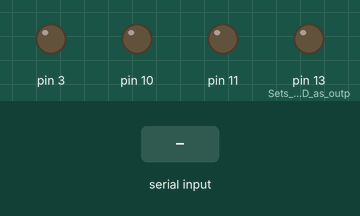
Recording of a sketch running on a simulated Arduino Uno, built with avr-gcc and run on an emulated ATmega328P. Parts: output pins drawn as LEDs (lit = HIGH). Dashed ring = blinking. Inputs (shaded band) come from the test bench.

Above: at 1.2 s.
1.3 s: "1" received over Serial
At 2.8 s:
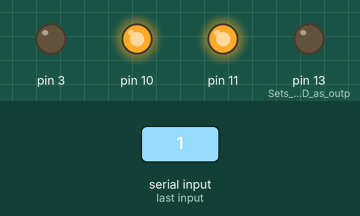
3.1 s: "0" received over Serial
At 4.2 s:
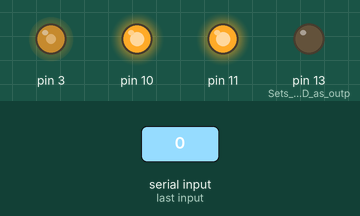
4.9 s: "2" received over Serial
At 5.6 s:
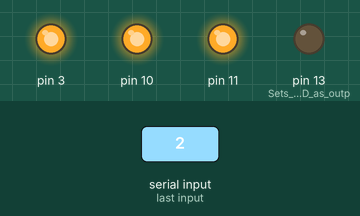
6.7 s: "1" received over Serial
At 6.85 s:
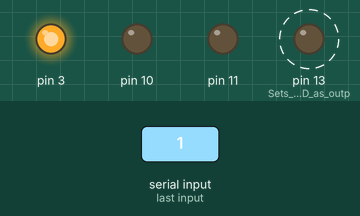
Timing chart, 0 to 9.5 s (numbered marks = the images above; inputs shaded):
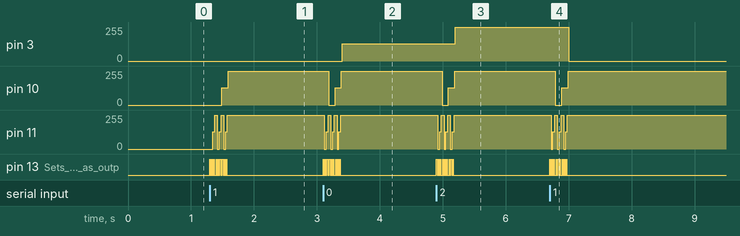

Measured:
- after the input at 1.3 s, pin 10: 0/255 → 128/255 after 0.19 s, → 255/255 0.10 s later; pin 11: 0/255 → 255/255 after 0.05 s; pin 13 (Sets_Built-in_LED_as_outp): alternates HIGH for 0.01 s and LOW for 0.02 s, 18 changes in all, then stays LOW, starting at once
- after the input at 3.1 s, pin 3: 0/255 → 128/255 after 0.30 s; pin 10: 255/255 → 0/255 after 0.09 s, → 128/255 0.10 s later, → 255/255 0.10 s later
- after the input at 4.9 s, pin 3: 128/255 → 255/255 after 0.30 s; pin 10: 255/255 → 0/255 after 0.09 s, → 128/255 0.10 s later, → 255/255 0.10 s later
- after the input at 6.7 s, pin 3: 255/255 → 0/255 after 0.30 s; pin 10: 255/255 → 0/255 after 0.09 s, → 128/255 0.10 s later, → 255/255 0.10 s later

The sketch:

lights.ino
```cpp
int array[3] = {0,128,255};

void setup() {
  Serial.begin(115200);               // Sets the data rate in bits per second (baud) for serial data transmission
  Serial.setTimeout(0.1);             // Sets the maximum time in ms to wait for Serial data

  pinMode(LED_BUILTIN, OUTPUT);       // Sets Built-in LED as output

  pinMode(3, OUTPUT);
  pinMode(10, OUTPUT);
  pinMode(11, OUTPUT);
}

void loop() {
  for(int i = 0; i < 3; i++){
    for(int j = 0; j < 3; j++){
      for(int k = 0; k < 3; k++){
        while(!Serial.available()){

        }
        digitalWrite(LED_BUILTIN, HIGH);
        delay(10);
        analogWrite(LED_BUILTIN, LOW);
        delay(10);
        analogWrite(11, array[k]);
        delay(10);
      }

      analogWrite(10, array[j]);
      delay(10);
    }

    analogWrite(3, array[i]);
    delay(10);

    Serial.readString();              // Reads characters from the serial buffer into a String
                                      // thus clearing the buffer and causing Serial.available() to return False
  }
}
```
